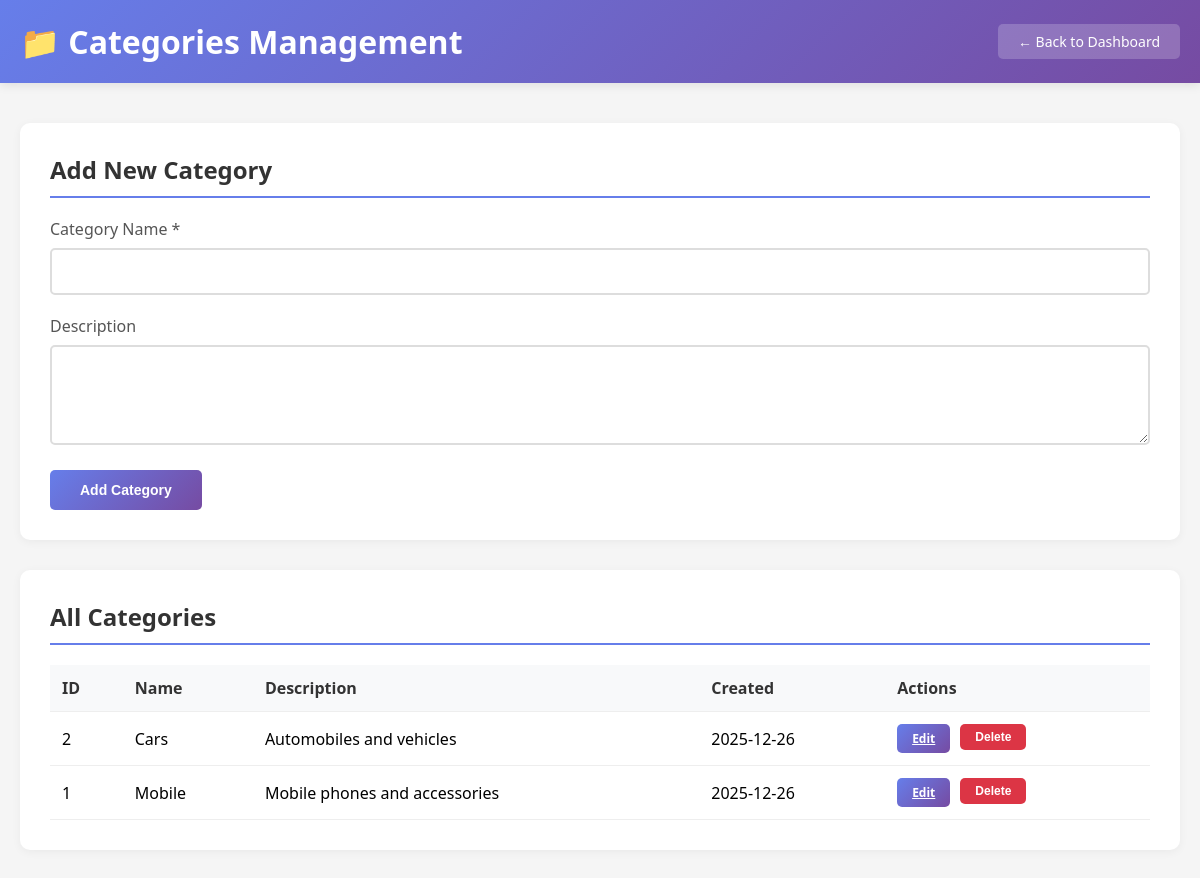
The app's page /backend/categories.php (signed in) with its own data.
### tables this page shows
CREATE TABLE IF NOT EXISTS categories (
    id INT AUTO_INCREMENT PRIMARY KEY,
    name VARCHAR(100) NOT NULL,
    description TEXT,
    created_at TIMESTAMP DEFAULT CURRENT_TIMESTAMP
);

### config/database.php (called while the page is built, shortened)
<?php
class Database {
    private $host = "localhost";
    private $db_name = "idealogy_test";
    private $username = "root";
    private $password = "";
    public function getConnection() {
        $this->conn = null;
        try {
            $this->conn = new PDO(
                "mysql:host=" . $this->host . ";dbname=" . $this->db_name,
                $this->username,
                $this->password
            );
            $this->conn->setAttribute(PDO::ATTR_ERRMODE, PDO::ERRMODE_EXCEPTION);
            $this->conn->setAttribute(PDO::ATTR_DEFAULT_FETCH_MODE, PDO::FETCH_ASSOC);
            $this->conn->exec("set names utf8");
        } catch(PDOException $e) {
            error_log("Connection error: " . $e->getMessage());
            return null;
        }
        return $this->conn;
    }
    public function execute($query, $params = []) {
        try {
            $stmt = $this->getConnection()->prepare($query);
            $stmt->execute($params);
            return $stmt;
        } catch(PDOException $e) {
            error_log("Query error: " . $e->getMessage());
            return false;
        }
    }
    public function fetchAll($query, $params = []) {
        $stmt = $this->execute($query, $params);
        if ($stmt) {
            return $stmt->fetchAll();
        }
        return [];
    }
}
?>

### backend/includes/permissions.php (called while the page is built, shortened)
<?php
require_once __DIR__ . '/../../config/database.php';
function getAllowedCategories() {
    if ($_SESSION['role'] === 'super') {
        return 'all';
    }
    $db = new Database();
    $query = "SELECT DISTINCT category_id FROM admin_permissions
              WHERE admin_id = :admin_id AND category_id IS NOT NULL";
    $results = $db->fetchAll($query, [':admin_id' => $_SESSION['admin_id']]);
    return array_column($results, 'category_id');
}
function filterCategories($categories) {
    $allowed = getAllowedCategories();
    if ($allowed === 'all') {
        return $categories;
    }
    return array_filter($categories, function($cat) use ($allowed) {
        return in_array($cat['id'], $allowed);
    });
}
?>

### backend/categories.php (the view, shortened to what this page needs)
<?php
require_once __DIR__ . '/includes/permissions.php';
require_once __DIR__ . '/../config/database.php';
$db = new Database();
$query = "SELECT * FROM categories ORDER BY name ASC";
$categories = $db->fetchAll($query);
$categories = filterCategories($categories);
$edit_category = null;
?>
<!DOCTYPE html>
<html lang="en">
<head>
</head>
<body>
    <div class="header">
        <div class="header-content">
            <h1>📁 Categories Management</h1>
            <a href="dashboard.php" class="btn-back">← Back to Dashboard</a>
        </div>
    </div>
    <div class="container">
        <div class="card">
            <h2><?php echo $edit_category ? 'Edit Category' : 'Add New Category'; ?></h2>
            <form method="POST" action="">
                <div class="form-group">
                    <label for="name">Category Name *</label>
                    <input type="text" id="name" name="name" required
                           value="<?php echo $edit_category ? htmlspecialchars($edit_category['name']) : ''; ?>">
                </div>
                <div class="form-group">
                    <label for="description">Description</label>
                    <textarea id="description" name="description"><?php echo $edit_category ? htmlspecialchars($edit_category['description']) : ''; ?></textarea>
                </div>
                <div class="actions">
                    <button type="submit" class="btn btn-primary">
                        <?php echo $edit_category ? 'Update Category' : 'Add Category'; ?>
                    </button>
                </div>
            </form>
        </div>
        <div class="card">
            <h2>All Categories</h2>
            <div class="table-container">
                <table>
                    <thead>
                        <tr>
                            <th>ID</th>
                            <th>Name</th>
                            <th>Description</th>
                            <th>Created</th>
                            <th>Actions</th>
                        </tr>
                    </thead>
                    <tbody>
                        <?php if (empty($categories)): ?>
                            <tr>
                                <td colspan="5" style="text-align: center; color: #999;">No categories found</td>
                            </tr>
                        <?php else: ?>
                            <?php foreach ($categories as $cat): ?>
                                <tr>
                                    <td><?php echo $cat['id']; ?></td>
                                    <td><?php echo htmlspecialchars($cat['name']); ?></td>
                                    <td><?php echo htmlspecialchars(substr($cat['description'], 0, 50)); ?><?php echo strlen($cat['description']) > 50 ? '...' : ''; ?></td>
                                    <td><?php echo date('Y-m-d', strtotime($cat['created_at'])); ?></td>
                                    <td>
                                        <div class="actions">
                                            <a href="?edit=<?php echo $cat['id']; ?>" class="btn btn-primary btn-sm">Edit</a>
                                            <form method="POST" style="display: inline;" onsubmit="return confirm('Are you sure you want to delete this category?');">
                                                <button type="submit" class="btn btn-danger btn-sm">Delete</button>
                                            </form>
                                        </div>
                                    </td>
                                </tr>
                            <?php endforeach; ?>
                        <?php endif; ?>
                    </tbody>
                </table>
            </div>
        </div>
    </div>
</body>
</html>

### backend/categories.php (style rules this page uses)
* { margin: 0; padding: 0; box-sizing: border-box; }
body { font-family: 'Segoe UI', Tahoma, Geneva, Verdana, sans-serif; background: #f5f5f5; }
.header { background: linear-gradient(135deg, #667eea 0%, #764ba2 100%); color: white; padding: 20px; box-shadow: 0 2px 10px rgba(0,0,0,0.1); }
.header-content { max-width: 1200px; margin: 0 auto; display: flex; justify-content: space-between; align-items: center; }
.btn-back { background: rgba(255,255,255,0.2); color: white; padding: 8px 20px; border-radius: 5px; text-decoration: none; font-size: 14px; }
.container { max-width: 1200px; margin: 40px auto; padding: 0 20px; }
.card { background: white; padding: 30px; border-radius: 10px; box-shadow: 0 2px 10px rgba(0,0,0,0.05); margin-bottom: 30px; }
.card h2 { color: #333; margin-bottom: 20px; padding-bottom: 10px; border-bottom: 2px solid #667eea; }
.form-group { margin-bottom: 20px; }
label { display: block; margin-bottom: 8px; color: #555; font-weight: 500; }
input[type="text"], textarea { width: 100%; padding: 12px; border: 2px solid #ddd; border-radius: 5px; font-size: 14px; font-family: inherit; }
textarea { min-height: 100px; resize: vertical; }
.btn { padding: 12px 30px; border: none; border-radius: 5px; font-size: 14px; font-weight: 600; cursor: pointer; transition: all 0.3s; }
.btn-primary { background: linear-gradient(135deg, #667eea 0%, #764ba2 100%); color: white; }
.btn-danger { background: #dc3545; color: white; }
.table-container { overflow-x: auto; }
table { width: 100%; border-collapse: collapse; }
th, td { padding: 12px; text-align: left; border-bottom: 1px solid #eee; }
th { background: #f8f9fa; font-weight: 600; color: #333; }
.actions { display: flex; gap: 10px; }
.btn-sm { padding: 6px 15px; font-size: 12px; }

### records on screen
categories: id "2", name "Cars", description "Automobiles and vehicles", created_at "2025-12-26"
categories: id "1", name "Mobile", description "Mobile phones and accessories", created_at "2025-12-26"
